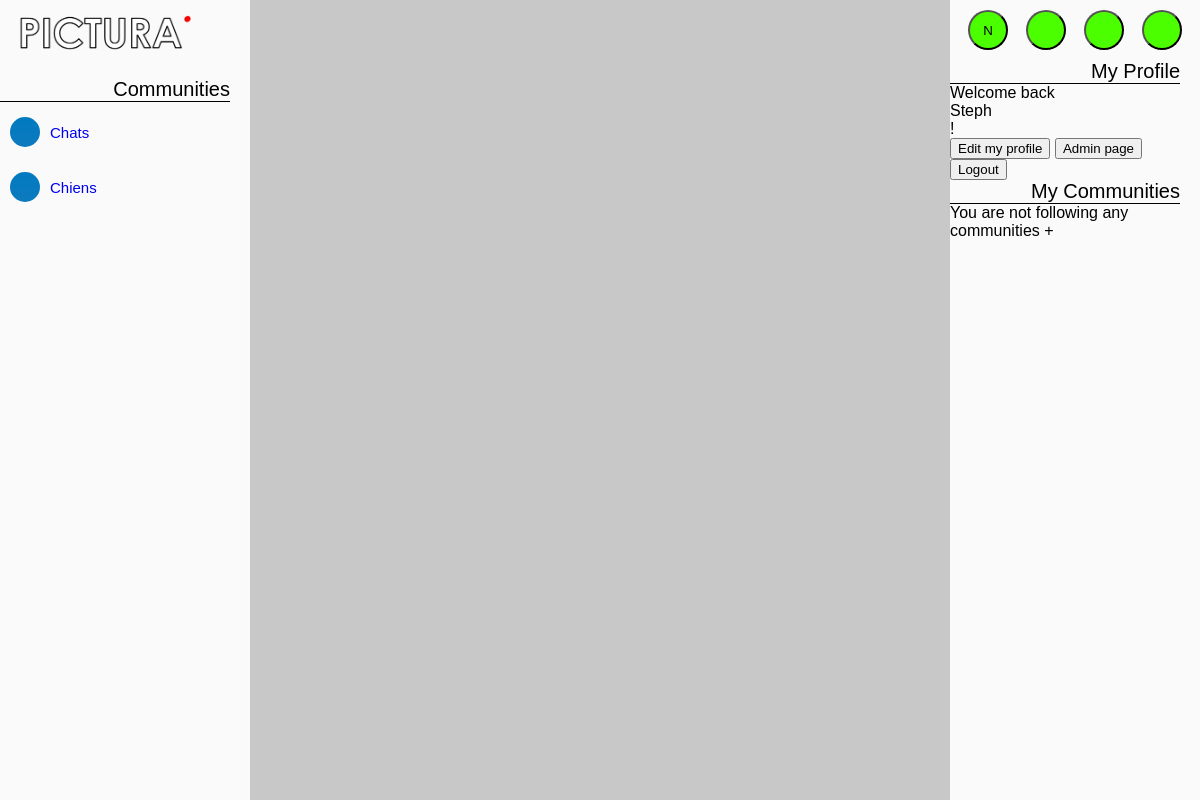
Screenshot of /usbwebserver/root/index.php (signed in) with the database file from the repository.
### tables this page shows
CREATE TABLE Communaute (
  nom VARCHAR(20),
  detail VARCHAR(500) NOT NULL,
  imageDeProfil VARCHAR(100),
  CONSTRAINT PK_Communaute PRIMARY KEY (nom)
);

CREATE TABLE Utilisateur (
  pseudo VARCHAR(20),
  email VARCHAR(50) UNIQUE NOT NULL,
  motDePasse VARCHAR(100) NOT NULL,
  nom VARCHAR(50),
  prenom VARCHAR(50),
  CONSTRAINT PK_Utilisateur PRIMARY KEY (pseudo)
);

### usbwebserver/root/php/include/func.php (called while the page is built, shortened)
<?php
function checkIfLoggedIn()
{
    $isConnected = false;
    if (!empty($_SESSION['pseudo'])) {
        include_once($_SERVER['DOCUMENT_ROOT'] . "/php/include/dbConnect.php");
        $db = new db;
        $user = $db->getUserByPseudo($_SESSION['pseudo']);
        if (!empty($user)) {
            $isConnected = true;
        }
    }
    return $isConnected;
}
function getHostUrl()
{
    if (isset($_SERVER["HTTPS"])) {
        $protocol = "https://";
    } else {
        $protocol = "http://";
    }
    return $protocol . $_SERVER["HTTP_HOST"];
}
?>

### usbwebserver/root/config/db_config.php (called while the page is built)
<?php
return [
	"hostname" => "localhost",
	"port" => 3306,
	"database" => "PICTURA",
	"user" => "Eve",
	"password" => "Adam"
];
?>

### usbwebserver/root/php/include/dbConnect.php (called while the page is built, shortened)
<?php
class db
{
    private $connexion;
    function __construct() {
        $config = include($_SERVER['DOCUMENT_ROOT']."/config/db_config.php");
        try {
            $this->connexion = new pdo(
                "mysql:host=".$config["hostname"].
                ";port=".$config["port"].
                ";dbname=".$config["database"],
                $config["user"],
                $config["password"]);
            $this->connexion->exec("set names utf8");
        } catch(PDOException $e) {
            print "Erreur: ".$e->getMessage();
            die();
        }
    }
    public function getUserByPseudo($pseudo) {
        $query = $this->connexion->prepare("
          SELECT * FROM Utilisateur
          WHERE pseudo = '$pseudo'
        ");
        if($query->execute())
            return $query->fetchAll(PDO::FETCH_ASSOC);
        return false;
    }
    public function getAllCommunities() {
        $query = $this->connexion->prepare("
          SELECT * FROM Communaute
        ");
        if($query->execute())
            return $query->fetchAll(PDO::FETCH_ASSOC);
        return false;
    }
    public function getUserCommunities($username) {
        $query = $this->connexion->prepare("
            SELECT * FROM Communaute
                INNER JOIN utilisateur_suit_communaute
                    ON Communaute.nom = utilisateur_suit_communaute.nomCommunaute
            WHERE pseudoUtilisateur = '$username'
        ");
        if($query->execute())
            return $query->fetchAll(PDO::FETCH_ASSOC);
        return false;
    }
}
?>

### usbwebserver/root/index.php (the view, shortened to what this page needs)
 <?php
include_once("php/include/header.php");
include_once("php/include/dbConnect.php");
$db = new db;
$isLoggedIn = checkIfLoggedIn();
if ($isLoggedIn && (empty($_GET["n"]) || $_GET["n"] == $_SESSION["pseudo"])) {
        $user = $db->getUserByPseudo($_SESSION["pseudo"])[0];
} else if(!empty($_GET["n"])) {
    $user = $db->getUserByPseudo($_GET["n"])[0];
    if (empty($user)) {
    }
} else {
}
?>
        <link rel="stylesheet" href="/css/interface.css" type="text/css" media="screen" />
        <link rel="stylesheet" href="/css/picture.css" type="text/css" media="screen" />
        <link rel="stylesheet" href="/css/popup.css" type="text/css" media="screen" />
        <link rel="stylesheet" href="https://use.fontawesome.com/releases/v5.6.3/css/all.css" />
</head>
<body id="body">
    <div class="container" id="main_container">
        <div class="leftpanel" id="community_panel">
            <img src="imgs/pictura_logo.png" style="width:80%; margin-top:10px; margin-bottom: 20px;" />
            <div class="title_container" id="community_title_container">
                Communities
                <div class="title_line" id="community_title_line"></div>
            </div>
			<?php
				$communities = $db->getAllCommunities();
				for ($i = 0; $i < count($communities); ++$i) {
				    echo "
				    <a class='community_cell_container' href='community.php?n=" . htmlentities($communities[$i]["nom"]) . "' title='" . htmlentities($communities[$i]["detail"]) . "'>
				    	<div class='community_cell_icon' style='background-image: url(files/". htmlentities($communities[$i]["imageDeProfil"]) ."),  url(\"files/community_default.PNG\")'></div> " . htmlentities($communities[$i]["nom"]) . "
				    </a>";
				}
			?>
        </div>
        <div class="middlepanel">
        </div>
        <div class="rightpanel" id="user_panel">
            <div class="option_buttons_container">
                <button type="image" class="option_button" onClick="switchNightMode()">N</button>
                <button class="option_button" onClick=""></button>
                <button class="option_button" onClick=""></button>
                <button class="option_button" onClick=""></button>
            </div>
			<div class="title_container" id="profile_title_container">
                My Profile
                <div class="title_line" id="profile_title_line"></div>
            </div>
			<?php
	        if ($isLoggedIn) {
                echo '
                    <div class="myprofile_container">
                        <div class="login_welcome">
                            Welcome back
                            <div class="username_highlight" id="username_highlight">' . htmlentities($user["pseudo"]) . '</div>!
                        </div>
                        <button class="panel_button">Edit my profile</button>
                        <button class="panel_button">Admin page</button>
                        <button class="panel_button" onclick="location.href=\''. getHostUrl() . '/php/form/logoutUserForm.php\';">Logout</button>
                    </div>
                    <div class="title_container" id="profile_title_container">
                        My Communities
                        <div class="title_line" id="profile_title_line"></div>
                    </div>
					';
            }
       		?>
            <?php
            if ($isLoggedIn) {
                $userCommunities = $db->getUserCommunities($user["pseudo"]);
                if(count($userCommunities) == 0) {
                    echo "You are not following any communities";
                } else {
                    echo "<div class=communities_bubble_container>";
                }
                echo "
                    <a class='panel_button' onclick=\"displayId('createCommunityPopup', null)\">+</a>
                </div>";
            }
            ?>
        </div>
</body>
</html>

### WebFiles/css/interface.css (style rules this page uses)
* { margin: 0; font-family: Arial; }
.container { width: 100%; height: 100%; position: fixed; color: black; }
.leftpanel { width: 250px; height: 100%; position: fixed; left: 0px; top: 0px; background-color: rgba(250, 250, 250, 1); border-collapse: collapse; }
.middlepanel { width: auto; height: 100%; margin-left: 250px; margin-right: 250px; background-color: rgba(200, 200, 200, 1); padding: 20px; overflow-y: scroll; }
.rightpanel { width: 250px; height: 100%; position: fixed; float: right; right: 0px; top: 0px; background-color: rgba(250, 250, 250, 1); border-collapse: collapse; }
.title_container { font-size: 20px; text-align: right; margin-right: 20px; }
.title_line { height: 1px; width: 100%; background-color: black; }
.community_cell_container { display: flex; height: 50px; font-size: 15px; text-decoration: none; align-items: center; padding-left: 10px; margin-top: 5px; margin-bottom:5px; cursor: pointer; }
.community_cell_icon { width: 30px; height: 30px; background-color: rgb(76, 255, 0); border-radius: 30px; display: inline-block; margin-right: 10px; }
.option_buttons_container { width: 100%; display: flex; justify-content: space-evenly; margin-top: 10px; margin-bottom: 10px; }
.option_button { width: 40px; height: 40px; background-color: rgb(76, 255, 0); border-radius: 40px; }

### rows the page displays
communaute: nom "Chats"
communaute: nom "Chiens"
utilisateur: pseudo "Steph"
